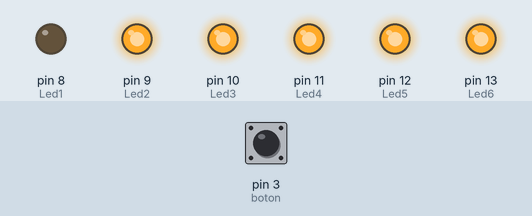
Bench run of a sketch on a simulated Arduino Uno, built with avr-gcc and run on an emulated ATmega328P. Parts: output pins drawn as LEDs (lit = HIGH). Inputs (shaded band) come from the test bench; at power-on: pin 3 (boton) HIGH.

Above: at 5.5 s.
At 6.5 s:
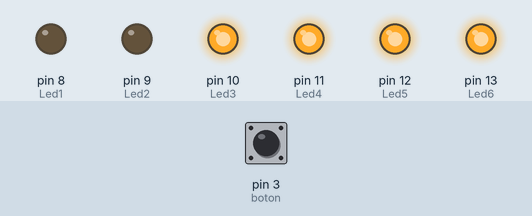
At 8.0 s:
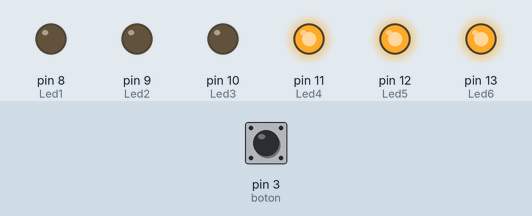
At 10.5 s:
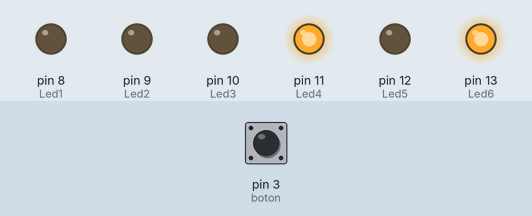
At 13.0 s:
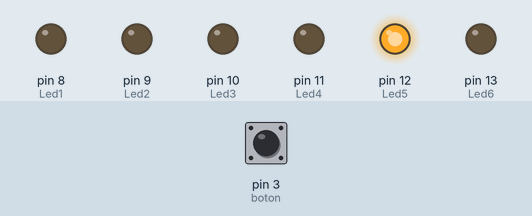
At 15.5 s:
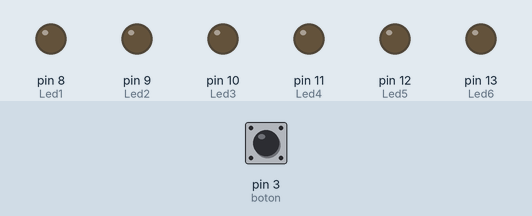
Timing chart, 0 to 20.5 s (numbered marks = the images above):
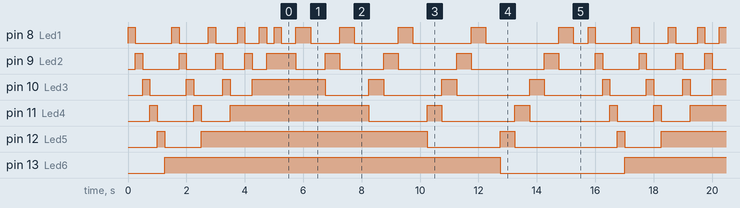

The sketch:

salto_conejo_bucle_copy_20241008123132.ino
```cpp
int Led6 = 13;
int Led5 = 12;
int Led4 = 11;
int Led3 = 10;
int Led2 = 9;
int Led1 = 8;
int boton = 3;
int i;
int j;

void setup() {
  pinMode(Led1, OUTPUT);
  pinMode(Led2, OUTPUT);
  pinMode(Led3, OUTPUT);
  pinMode(Led4, OUTPUT);
  pinMode(Led5, OUTPUT);
  pinMode(Led6, OUTPUT);
  pinMode(boton, INPUT);
}

void loop() {
  //digitalWrite(Led1, HIGH);
  //delay(1000);
  //digitalWrite(Led1, LOW);
  //delay(100);

  for( i=0 ; i <= 5; i++){
    for( j=8; j<=13 - i; j++){
      digitalWrite(j, HIGH);
      digitalWrite(j-1, LOW);
      delay(250);
    }
  }

  while(!digitalRead(boton)){
    break;
  }

  for( i=0 ; i <= 5; i++){
    for( j=8+i; j>=8; j--){
      digitalWrite(j, LOW);
      digitalWrite(j-1,HIGH);
      delay(500);
    }
  }

  while(!digitalRead(boton)){
    break;
  }

}
```

Measured:
- by itself, pin 8 (Led1): moves between LOW and HIGH, repeating every 15.8 s
- by itself, pin 12 (Led5): repeats every 15.8 s: LOW 1.3 s, HIGH 7.8 s, LOW 2.5 s, HIGH 0.50 s, LOW 3.5 s, HIGH 0.25 s
- by itself, pin 13 (Led6): alternates HIGH for 11.5 s and LOW for 4.3 s
- by itself, pin 11 (Led4): repeats every 15.8 s: LOW 1.3 s, HIGH 0.25 s, LOW 1.0 s, HIGH 4.8 s, LOW 2.0 s, HIGH 0.50 s, LOW 2.5 s, HIGH 0.50 s, LOW 2.8 s, HIGH 0.25 s
- by itself, pin 10 (Led3): repeats every 15.8 s: LOW 1.3 s, HIGH 0.25 s, LOW 1.0 s, HIGH 0.25 s, LOW 0.75 s, HIGH 2.5 s, LOW 1.5 s, HIGH 0.50 s, LOW 2.0 s, HIGH 0.50 s, LOW 2.5 s, HIGH 0.50 s, LOW 2.0 s, HIGH 0.25 s
